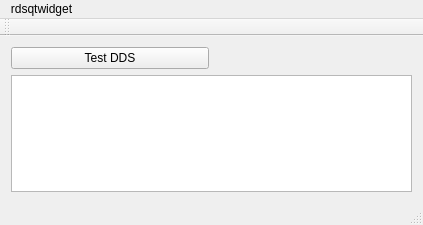
<?xml version="1.0" encoding="UTF-8"?>
<ui version="4.0">
 <class>MainWindow</class>
 <widget class="QMainWindow" name="MainWindow">
  <property name="geometry">
   <rect>
    <x>0</x>
    <y>0</y>
    <width>423</width>
    <height>225</height>
   </rect>
  </property>
  <property name="windowTitle">
   <string>MainWindow</string>
  </property>
  <widget class="QWidget" name="centralWidget">
   <layout class="QGridLayout" name="gridLayout">
    <item row="1" column="0" colspan="2">
     <widget class="QTextEdit" name="textEdit">
      <property name="html">
       <string>&lt;!DOCTYPE HTML PUBLIC &quot;-//W3C//DTD HTML 4.0//EN&quot; &quot;http://www.w3.org/TR/REC-html40/strict.dtd&quot;&gt;
&lt;html&gt;&lt;head&gt;&lt;meta name=&quot;qrichtext&quot; content=&quot;1&quot; /&gt;&lt;style type=&quot;text/css&quot;&gt;
p, li { white-space: pre-wrap; }
&lt;/style&gt;&lt;/head&gt;&lt;body style=&quot; font-family:'Ubuntu'; font-size:11pt; font-weight:400; font-style:normal;&quot;&gt;
&lt;p style=&quot;-qt-paragraph-type:empty; margin-top:0px; margin-bottom:0px; margin-left:0px; margin-right:0px; -qt-block-indent:0; text-indent:0px; font-family:'Sans Serif'; font-size:9pt;&quot;&gt;&lt;br /&gt;&lt;/p&gt;&lt;/body&gt;&lt;/html&gt;</string>
      </property>
     </widget>
    </item>
    <item row="0" column="0">
     <widget class="QPushButton" name="pushButton">
      <property name="text">
       <string>Test DDS</string>
      </property>
     </widget>
    </item>
   </layout>
  </widget>
  <widget class="QMenuBar" name="menuBar">
   <property name="geometry">
    <rect>
     <x>0</x>
     <y>0</y>
     <width>423</width>
     <height>22</height>
    </rect>
   </property>
   <widget class="QMenu" name="menurdsqtwidget">
    <property name="title">
     <string>rdsqtwidget</string>
    </property>
   </widget>
   <addaction name="menurdsqtwidget"/>
  </widget>
  <widget class="QToolBar" name="mainToolBar">
   <attribute name="toolBarArea">
    <enum>TopToolBarArea</enum>
   </attribute>
   <attribute name="toolBarBreak">
    <bool>false</bool>
   </attribute>
  </widget>
  <widget class="QStatusBar" name="statusBar"/>
 </widget>
 <layoutdefault spacing="6" margin="11"/>
 <resources/>
 <connections/>
</ui>
